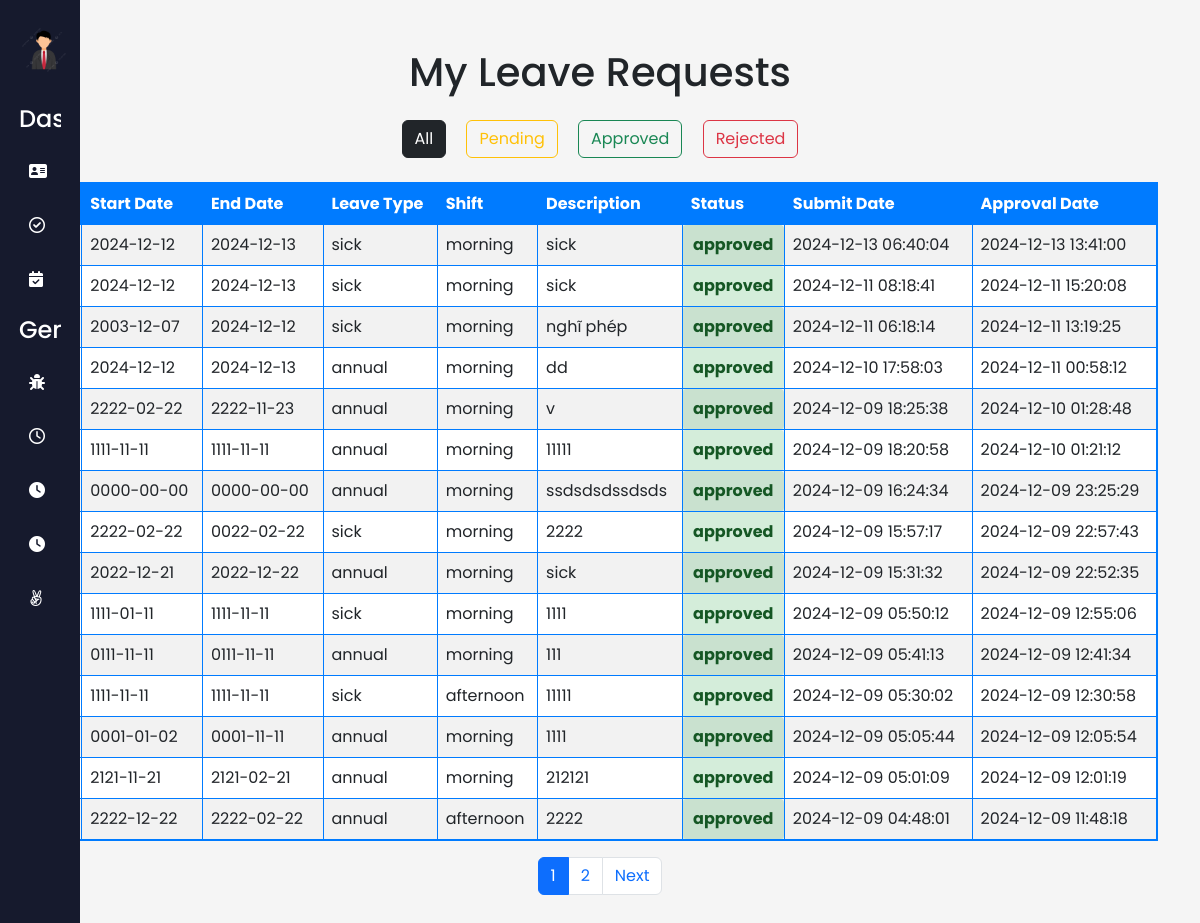
Page /index.php?action=viewPendingRequests (signed in) on the committed database.
### tables this page shows
CREATE TABLE `leaverequest` (
  `LeaveRequestID` int(11) NOT NULL,
  `EmployeeID` int(11) DEFAULT NULL,
  `StartDate` date DEFAULT NULL,
  `EndDate` date DEFAULT NULL,
  `Reason` enum('annual','sick','personal','other') DEFAULT NULL,
  `ApprovedBy` varchar(50) DEFAULT NULL,
  `SubmitDate` timestamp NULL DEFAULT NULL,
  `Status` varchar(20) DEFAULT NULL,
  `Shift` enum('morning','afternoon','full') NOT NULL,
  `Description` varchar(255) NOT NULL,
  `ApprovedDate` datetime DEFAULT NULL
);

### controllers/LeaveRequestController.php (called while the page is built, shortened)
<?php
require_once 'models/LeaveRequestModel.php';
class LeaveRequestController {
    protected $leaveRequestModel;
    public function __construct($pdo) {
        $this->leaveRequestModel = new LeaveRequest($pdo);
    }
    public function viewPendingRequests() {
        $filter = isset($_GET['filter']) ? $_GET['filter'] : 'all';
        $status = null;
        switch ($filter) {
            default:
                $status = null;
        }
        $limit = 15;
        $page = isset($_GET['page']) ? (int)$_GET['page'] : 1;
        $offset = ($page - 1) * $limit;
        $leave_requests = $this->leaveRequestModel->getFilteredLeaveRequests($_SESSION['id'], $status, $limit, $offset);
        $totalRequests = $this->leaveRequestModel->countFilteredLeaveRequests($_SESSION['id'], $status);
        $totalPages = ceil($totalRequests / $limit);
        include 'views/viewPendingRequests.php';
    }
}
?>

### models/LeaveRequestModel.php (called while the page is built, shortened)
<?php
class LeaveRequest {
    protected $pdo;
    public function __construct($pdo) {
        $this->pdo = $pdo;
    }
    public function getFilteredLeaveRequests($employeeId, $status = null, $limit = 10, $offset = 0) {
        $query = "SELECT lr.*, e.FirstName, e.LastName
                  FROM leaverequest lr
                  JOIN employee e ON lr.EmployeeID = e.EmployeeID
                  WHERE lr.EmployeeID = ?";
        $params = [$employeeId];
        $query .= " ORDER BY lr.SubmitDate DESC LIMIT ? OFFSET ?";
        $params[] = $limit;
        $params[] = $offset;
        $stmt = $this->pdo->prepare($query);
        foreach ($params as $key => $value) {
            $stmt->bindValue($key + 1, $value, is_int($value) ? PDO::PARAM_INT : PDO::PARAM_STR);
        }
        $stmt->execute();
        return $stmt->fetchAll(PDO::FETCH_ASSOC);
    }
    public function countFilteredLeaveRequests($employeeId, $status = null) {
        $query = "SELECT COUNT(*) FROM leaverequest WHERE EmployeeID = ?";
        $params = [$employeeId];
        $stmt = $this->pdo->prepare($query);
        foreach ($params as $key => $value) {
            $stmt->bindValue($key + 1, $value);
        }
        $stmt->execute();
        return $stmt->fetchColumn();
    }
}
?>

### views/viewPendingRequests.php (the view, shortened to what this page needs)
<!DOCTYPE html>
<html lang="en">
<head>
    <link href="https://cdn.jsdelivr.net/npm/bootstrap@5.3.0-alpha3/dist/css/bootstrap.min.css" rel="stylesheet">
</head>
<body>
    <?php include 'views/layouts/sidebar.php'; ?>
    <div class="container my-5">
        <h1 class="text-center mb-4">My Leave Requests</h1>
        <div class="text-center mb-4">
            <form method="GET" action="">
                <button type="submit" name="filter" value="all"
                        class="btn <?= (!isset($_GET['filter']) || $_GET['filter'] === 'all') ? 'btn-dark' : 'btn-secondary' ?> mx-2">
                    All
                </button>
                <button type="submit" name="filter" value="pending"
                        class="btn <?= (isset($_GET['filter']) && $_GET['filter'] === 'pending') ? 'btn-warning' : 'btn-outline-warning' ?> mx-2">
                    Pending
                </button>
                <button type="submit" name="filter" value="approved"
                        class="btn <?= (isset($_GET['filter']) && $_GET['filter'] === 'approved') ? 'btn-success' : 'btn-outline-success' ?> mx-2">
                    Approved
                </button>
                <button type="submit" name="filter" value="rejected"
                        class="btn <?= (isset($_GET['filter']) && $_GET['filter'] === 'rejected') ? 'btn-danger' : 'btn-outline-danger' ?> mx-2">
                    Rejected
                </button>
            </form>
        </div>
        <table class="table table-striped table-bordered">
            <thead class="table-dark">
                <tr>
                    <th>ID</th>
                    <th>Start Date</th>
                    <th>End Date</th>
                    <th>Leave Type</th>
                    <th>Shift</th>
                    <th>Description</th>
                    <th>Status</th>
                    <th>Submit Date</th>
                    <th>Approval Date</th>
                </tr>
            </thead>
            <tbody>
                <?php if (!empty($leave_requests)): ?>
                    <?php foreach ($leave_requests as $request): ?>
                        <tr>
                            <td><?= htmlspecialchars($request['LeaveRequestID']) ?></td>
                            <td><?= htmlspecialchars($request['StartDate']) ?></td>
                            <td><?= htmlspecialchars($request['EndDate']) ?></td>
                            <td><?= htmlspecialchars($request['Reason']) ?></td>
                            <td><?= htmlspecialchars($request['Shift']) ?></td>
                            <td><?= htmlspecialchars($request['Description']) ?></td>
                            <td class="status <?= strtolower(htmlspecialchars($request['Status'])) ?>">
                                <?= htmlspecialchars($request['Status']) ?>
                            </td>
                            <td><?= htmlspecialchars($request['SubmitDate']) ?></td>
                            <td><?= htmlspecialchars($request['ApprovedDate']) ?></td>
                        </tr>
                    <?php endforeach; ?>
                <?php else: ?>
                    <tr>
                        <td colspan="9" class="text-center">You don't have any leave requests yet.</td>
                    </tr>
                <?php endif; ?>
            </tbody>
        </table>
        <nav aria-label="Page navigation">
            <ul class="pagination justify-content-center">
                <?php for ($i = 1; $i <= $totalPages; $i++): ?>
                    <li class="page-item <?= $i == $page ? 'active' : '' ?>">
                        <a class="page-link" href="?action=viewPendingRequests&page=<?= $i ?>&filter=<?= htmlspecialchars($filter) ?>">
                            <?= $i ?>
                        </a>
                    </li>
                <?php endfor; ?>
                <?php if ($page < $totalPages): ?>
                    <li class="page-item">
                        <a class="page-link" href="?action=viewPendingRequests&page=<?= $page + 1 ?>&filter=<?= htmlspecialchars($filter) ?>">Next</a>
                    </li>
                <?php endif; ?>
            </ul>
        </nav>
    </div>
</body>
</html>

### assets/css/sidebar.css (style rules this page uses)
* { margin: 0; padding: 0; box-sizing: border-box; font-family: "Poppins", sans-serif; }
body { min-height: 100vh; background: #f0f4ff; font-family: Arial, sans-serif; margin: 0; padding: 0; background-color: #f5f5f5; }

### views/viewPendingRequests.php (style rules this page uses)
.status { font-weight: bold; padding: 5px 10px; border-radius: 4px; text-align: center; }
.status.approved { background-color: #d4edda; color: #155724; }
.table { border: 2px solid #007bff; }
.table th, .table td { border: 1px solid #007bff; }
.table th { background-color: #007bff; color: white; }

### rows in the picture
leaverequest: StartDate "2024-12-12", EndDate "2024-12-13", Reason "sick", Shift "morning", Description "sick", Status "approved", SubmitDate "2024-12-13 06:40:04", ApprovedDate "2024-12-13 13:41:00"
leaverequest: StartDate "2024-12-12", EndDate "2024-12-13", Reason "sick", Shift "morning", Description "sick", Status "approved", SubmitDate "2024-12-11 08:18:41", ApprovedDate "2024-12-11 15:20:08"
leaverequest: StartDate "2003-12-07", EndDate "2024-12-12", Reason "sick", Shift "morning", Description "nghĩ phép", Status "approved", SubmitDate "2024-12-11 06:18:14", ApprovedDate "2024-12-11 13:19:25"
leaverequest: StartDate "2024-12-12", EndDate "2024-12-13", Reason "annual", Shift "morning", Description "dd", Status "approved", SubmitDate "2024-12-10 17:58:03", ApprovedDate "2024-12-11 00:58:12"
leaverequest: StartDate "2222-02-22", EndDate "2222-11-23", Reason "annual", Shift "morning", Description "v", Status "approved", SubmitDate "2024-12-09 18:25:38", ApprovedDate "2024-12-10 01:28:48"
leaverequest: StartDate "1111-11-11", EndDate "1111-11-11", Reason "annual", Shift "morning", Description "11111", Status "approved", SubmitDate "2024-12-09 18:20:58", ApprovedDate "2024-12-10 01:21:12"
leaverequest: StartDate "0000-00-00", EndDate "0000-00-00", Reason "annual", Shift "morning", Description "ssdsdsdssdsds", Status "approved", SubmitDate "2024-12-09 16:24:34", ApprovedDate "2024-12-09 23:25:29"
leaverequest: StartDate "2222-02-22", EndDate "0022-02-22", Reason "sick", Shift "morning", Description "2222", Status "approved", SubmitDate "2024-12-09 15:57:17", ApprovedDate "2024-12-09 22:57:43"
leaverequest: StartDate "2022-12-21", EndDate "2022-12-22", Reason "annual", Shift "morning", Description "sick", Status "approved", SubmitDate "2024-12-09 15:31:32", ApprovedDate "2024-12-09 22:52:35"
leaverequest: StartDate "1111-01-11", EndDate "1111-11-11", Reason "sick", Shift "morning", Description "1111", Status "approved", SubmitDate "2024-12-09 05:50:12", ApprovedDate "2024-12-09 12:55:06"
leaverequest: StartDate "0111-11-11", EndDate "0111-11-11", Reason "annual", Shift "morning", Description "111", Status "approved", SubmitDate "2024-12-09 05:41:13", ApprovedDate "2024-12-09 12:41:34"
leaverequest: StartDate "1111-11-11", EndDate "1111-11-11", Reason "sick", Shift "afternoon", Description "11111", Status "approved", SubmitDate "2024-12-09 05:30:02", ApprovedDate "2024-12-09 12:30:58"
leaverequest: StartDate "0001-01-02", EndDate "0001-11-11", Reason "annual", Shift "morning", Description "1111", Status "approved", SubmitDate "2024-12-09 05:05:44", ApprovedDate "2024-12-09 12:05:54"
leaverequest: StartDate "2121-11-21", EndDate "2121-02-21", Reason "annual", Shift "morning", Description "212121", Status "approved", SubmitDate "2024-12-09 05:01:09", ApprovedDate "2024-12-09 12:01:19"
leaverequest: StartDate "2222-12-22", EndDate "2222-02-22", Reason "annual", Shift "afternoon", Description "2222", Status "approved", SubmitDate "2024-12-09 04:48:01", ApprovedDate "2024-12-09 11:48:18"
